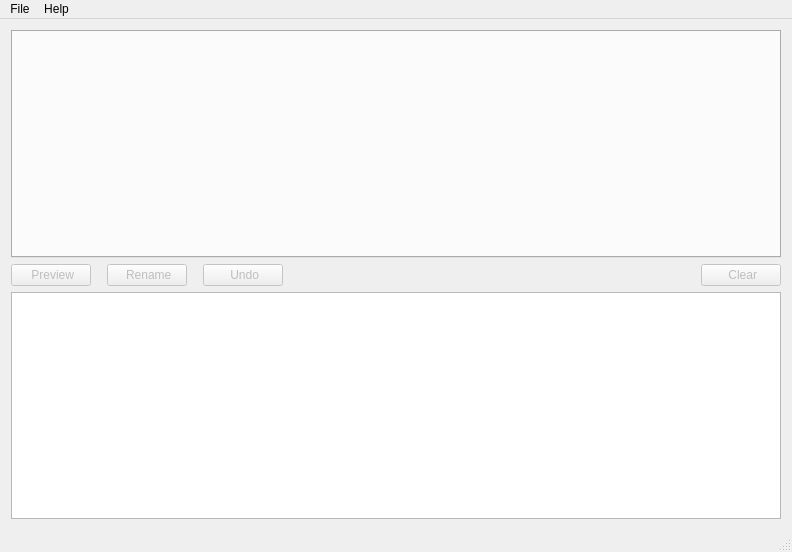
<?xml version="1.0" encoding="UTF-8"?>
<ui version="4.0">
 <class>MainWindow</class>
 <widget class="QMainWindow" name="MainWindow">
  <property name="geometry">
   <rect>
    <x>0</x>
    <y>0</y>
    <width>792</width>
    <height>552</height>
   </rect>
  </property>
  <property name="windowTitle">
   <string notr="true">Métamorphose 3</string>
  </property>
  <property name="windowIcon">
   <iconset resource="resources.qrc">
    <normaloff>:/image/icon/image/icon/metamorphose.ico</normaloff>:/image/icon/image/icon/metamorphose.ico</iconset>
  </property>
  <widget class="QWidget" name="centralWidget">
   <property name="enabled">
    <bool>true</bool>
   </property>
   <layout class="QVBoxLayout" name="verticalLayout">
    <item>
     <widget class="QTabWidget" name="mainTabWidget">
      <property name="minimumSize">
       <size>
        <width>0</width>
        <height>0</height>
       </size>
      </property>
      <property name="tabShape">
       <enum>QTabWidget::Rounded</enum>
      </property>
      <property name="currentIndex">
       <number>-1</number>
      </property>
      <property name="documentMode">
       <bool>false</bool>
      </property>
      <property name="tabsClosable">
       <bool>false</bool>
      </property>
      <property name="tabBarAutoHide">
       <bool>false</bool>
      </property>
     </widget>
    </item>
    <item>
     <layout class="QHBoxLayout" name="horizontalLayout">
      <property name="spacing">
       <number>16</number>
      </property>
      <item>
       <widget class="QPushButton" name="previewButton">
        <property name="enabled">
         <bool>false</bool>
        </property>
        <property name="sizeIncrement">
         <size>
          <width>0</width>
          <height>0</height>
         </size>
        </property>
        <property name="text">
         <string> Preview</string>
        </property>
        <property name="icon">
         <iconset theme="go-next">
          <normaloff/>
         </iconset>
        </property>
       </widget>
      </item>
      <item>
       <widget class="QPushButton" name="renameButton">
        <property name="enabled">
         <bool>false</bool>
        </property>
        <property name="toolTip">
         <string>Apply renaming operations to disk</string>
        </property>
        <property name="text">
         <string> Rename</string>
        </property>
        <property name="icon">
         <iconset theme="system-run">
          <normaloff/>
         </iconset>
        </property>
       </widget>
      </item>
      <item>
       <widget class="QPushButton" name="undoButton">
        <property name="enabled">
         <bool>false</bool>
        </property>
        <property name="text">
         <string> Undo</string>
        </property>
        <property name="icon">
         <iconset theme="edit-undo">
          <normaloff/>
         </iconset>
        </property>
       </widget>
      </item>
      <item>
       <spacer name="horizontalSpacer">
        <property name="orientation">
         <enum>Qt::Horizontal</enum>
        </property>
        <property name="sizeHint" stdset="0">
         <size>
          <width>40</width>
          <height>20</height>
         </size>
        </property>
       </spacer>
      </item>
      <item>
       <widget class="QPushButton" name="clearAllButton">
        <property name="enabled">
         <bool>false</bool>
        </property>
        <property name="toolTip">
         <string>Remove all items from the renaming list</string>
        </property>
        <property name="text">
         <string> Clear</string>
        </property>
        <property name="icon">
         <iconset theme="edit-clear">
          <normaloff/>
         </iconset>
        </property>
        <property name="iconSize">
         <size>
          <width>16</width>
          <height>16</height>
         </size>
        </property>
        <property name="autoDefault">
         <bool>false</bool>
        </property>
        <property name="default">
         <bool>false</bool>
        </property>
        <property name="flat">
         <bool>false</bool>
        </property>
       </widget>
      </item>
     </layout>
    </item>
    <item>
     <widget class="QTableView" name="tableView">
      <property name="sizeAdjustPolicy">
       <enum>QAbstractScrollArea::AdjustIgnored</enum>
      </property>
      <property name="showDropIndicator" stdset="0">
       <bool>false</bool>
      </property>
      <property name="dragEnabled">
       <bool>false</bool>
      </property>
      <property name="dragDropMode">
       <enum>QAbstractItemView::NoDragDrop</enum>
      </property>
      <property name="defaultDropAction">
       <enum>Qt::MoveAction</enum>
      </property>
      <property name="alternatingRowColors">
       <bool>true</bool>
      </property>
      <property name="selectionMode">
       <enum>QAbstractItemView::ExtendedSelection</enum>
      </property>
      <property name="selectionBehavior">
       <enum>QAbstractItemView::SelectRows</enum>
      </property>
      <property name="sortingEnabled">
       <bool>false</bool>
      </property>
     </widget>
    </item>
   </layout>
  </widget>
  <widget class="QMenuBar" name="menuBar">
   <property name="geometry">
    <rect>
     <x>0</x>
     <y>0</y>
     <width>792</width>
     <height>20</height>
    </rect>
   </property>
   <widget class="QMenu" name="menuFile">
    <property name="title">
     <string>File</string>
    </property>
    <addaction name="actionQuit"/>
   </widget>
   <widget class="QMenu" name="menuHelp">
    <property name="title">
     <string>Help</string>
    </property>
    <addaction name="actionAbout"/>
   </widget>
   <addaction name="menuFile"/>
   <addaction name="menuHelp"/>
  </widget>
  <widget class="QStatusBar" name="statusBar"/>
  <action name="actionQuit">
   <property name="icon">
    <iconset theme="application-exit">
     <normaloff/>
    </iconset>
   </property>
   <property name="text">
    <string>Exit</string>
   </property>
   <property name="shortcut">
    <string>Ctrl+Q</string>
   </property>
  </action>
  <action name="actionAbout">
   <property name="icon">
    <iconset theme="help-about">
     <normaloff/>
    </iconset>
   </property>
   <property name="text">
    <string>About</string>
   </property>
  </action>
 </widget>
 <layoutdefault spacing="6" margin="11"/>
 <resources>
  <include location="resources.qrc"/>
 </resources>
 <connections/>
</ui>
